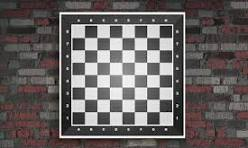
#> input picture chess_board.jpg, 248 x 148 px
$ python step0.py
#> lines starting #> are read from the running program, lines starting #| are printed output that depends on the picture; after the words box and inside, x2 and y2 are one past the last pixel; in counts of white or black regions, pixels touching at a corner belong together
import cv2
import numpy as np
import os

print("ШАГ 1: Загрузка изображения")
print("=" * 40)

# --------------------------------------------------
# НАДЁЖНАЯ ЗАГРУЗКА ФАЙЛА (НЕ ЗАВИСИТ ОТ КАК ЗАПУЩЕН СКРИПТ)
# --------------------------------------------------

BASE_DIR = os.path.dirname(os.path.abspath(__file__))
IMAGE_PATH = os.path.join(BASE_DIR, "chess_board.jpg")

print("Путь к файлу:")
print(IMAGE_PATH)

image = cv2.imread(IMAGE_PATH)
#> image is the input picture: shape (148, 248, 3); mean B, G, R 94.9, 95.8, 101.3

if image is None:
    print("❌ ОШИБКА: файл chess_board.jpg не найден")
    print("Проверь:")
    print("1. Файл лежит рядом с этим .py")
    print("2. Имя файла ТОЧНО chess_board.jpg")
    print("3. Расширение не .png / .jpeg")
    input("Нажмите Enter для выхода...")
    exit()

print("✅ Изображение загружено")
print(f"Размер: {image.shape[1]}x{image.shape[0]}")
#| Размер: 248x148

# --------------------------------------------------
# ШАГ 2: ПРЕДОБРАБОТКА
# --------------------------------------------------

gray = cv2.cvtColor(image, cv2.COLOR_BGR2GRAY)
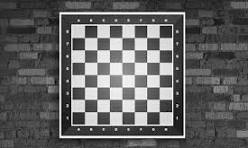
#> gray: shape (148, 248); min 0, max 255, mean 97.4
blur = cv2.GaussianBlur(gray, (5, 5), 0)
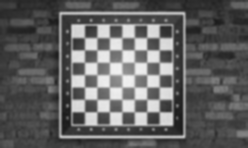
#> blur: shape (148, 248); min 27, max 241, mean 97.4
edges = cv2.Canny(blur, 50, 150)
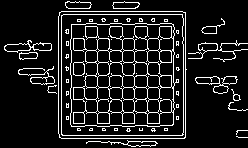
#> edges: shape (148, 248); 11.8% white in thin lines or dots

cv2.imshow("Границы", edges)
cv2.waitKey(0)

# --------------------------------------------------
# ШАГ 3: ПОИСК КОНТУРА ДОСКИ
# --------------------------------------------------

contours, _ = cv2.findContours(
    edges, cv2.RETR_EXTERNAL, cv2.CHAIN_APPROX_SIMPLE
)
#> contours = 15 contours, 4 with area under 20; largest, box (x1, y1, x2, y2) and area: (58, 11, 187, 139) 16115, (195, 76, 238, 94) 328, (4, 40, 52, 53) 293, (18, 66, 55, 85) 156, (65, 1, 92, 9) 152

board_contour = None
max_area = 0

for cnt in contours:
    area = cv2.contourArea(cnt)
    if area > max_area:
        peri = cv2.arcLength(cnt, True)
        approx = cv2.approxPolyDP(cnt, 0.02 * peri, True)

        if len(approx) == 4:
            board_contour = approx
            max_area = area
#> this loop made 15 passes
#> (area, peri, board_contour, max_area) on pass 13: (16115, 505.3, [[59, 12], [59, 137], [184, 138], [185, 12]], 16115)
#> (area, peri, approx) on pass 1: (124.5, 163.5, [[157, 143], [86, 142], [131, 146]])
#> after the loop, max_area = 16115; peri = 505.3

if board_contour is None:
    print("❌ Не удалось найти контур доски")
    input("Нажмите Enter для выхода...")
    exit()

print("✅ Контур доски найден")

debug = image.copy()
cv2.drawContours(debug, [board_contour], -1, (0, 255, 0), 3)
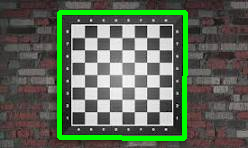
#> debug: shape (148, 248, 3); 6.81% of pixels changed, all inside (x1, y1, x2, y2) = (57, 10, 188, 141)
cv2.imshow("Найденная доска", debug)
cv2.waitKey(0)

# --------------------------------------------------
# ШАГ 4: ВЫРАВНИВАНИЕ ПЕРСПЕКТИВЫ
# --------------------------------------------------

pts = board_contour.reshape(4, 2)
#> pts = [[59, 12], [59, 137], [184, 138], [185, 12]]

def order_points(pts):
    rect = np.zeros((4, 2), dtype="float32")

    s = pts.sum(axis=1)
#> s = [71, 196, 322, 197]
    rect[0] = pts[np.argmin(s)]     # top-left
    rect[2] = pts[np.argmax(s)]     # bottom-right

    diff = np.diff(pts, axis=1)
#> diff = [-47, 78, -46, -173]
    rect[1] = pts[np.argmin(diff)]  # top-right
    rect[3] = pts[np.argmax(diff)]  # bottom-left

    return rect

rect = order_points(pts)
#> rect = [[59, 12], [185, 12], [184, 138], [59, 137]]

BOARD_SIZE = 800

dst = np.array([
    [0, 0],
    [BOARD_SIZE, 0],
    [BOARD_SIZE, BOARD_SIZE],
    [0, BOARD_SIZE]
], dtype="float32")

M = cv2.getPerspectiveTransform(rect, dst)
#> M = [[6.42, 1.39e-16, -378.8], [0, 6.37, -76.43], [6.42e-05, -6.32e-05, 1]]
warped = cv2.warpPerspective(image, M, (BOARD_SIZE, BOARD_SIZE))
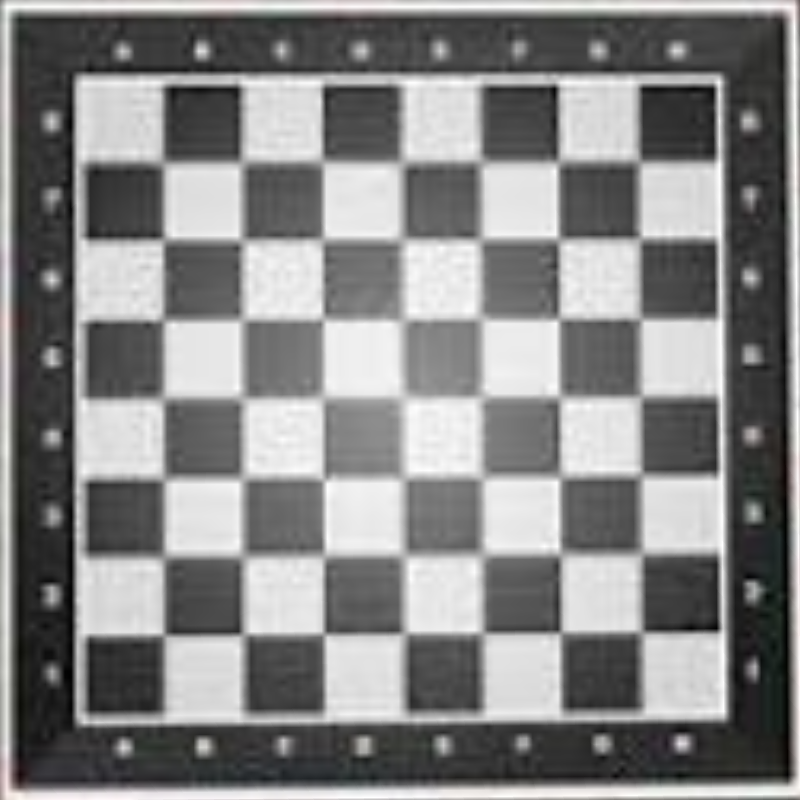
#> warped: shape (800, 800, 3); mean B, G, R 134, 134.2, 134.3

cv2.imshow("Выровненная доска", warped)
cv2.waitKey(0)

# --------------------------------------------------
# ШАГ 5: СЕТКА 8x8
# --------------------------------------------------

cell = BOARD_SIZE // 8
grid = warped.copy()

for row in range(8):
    for col in range(8):
        x1 = col * cell
        y1 = row * cell
        x2 = x1 + cell
        y2 = y1 + cell

        cv2.rectangle(grid, (x1, y1), (x2, y2), (0, 255, 0), 1)
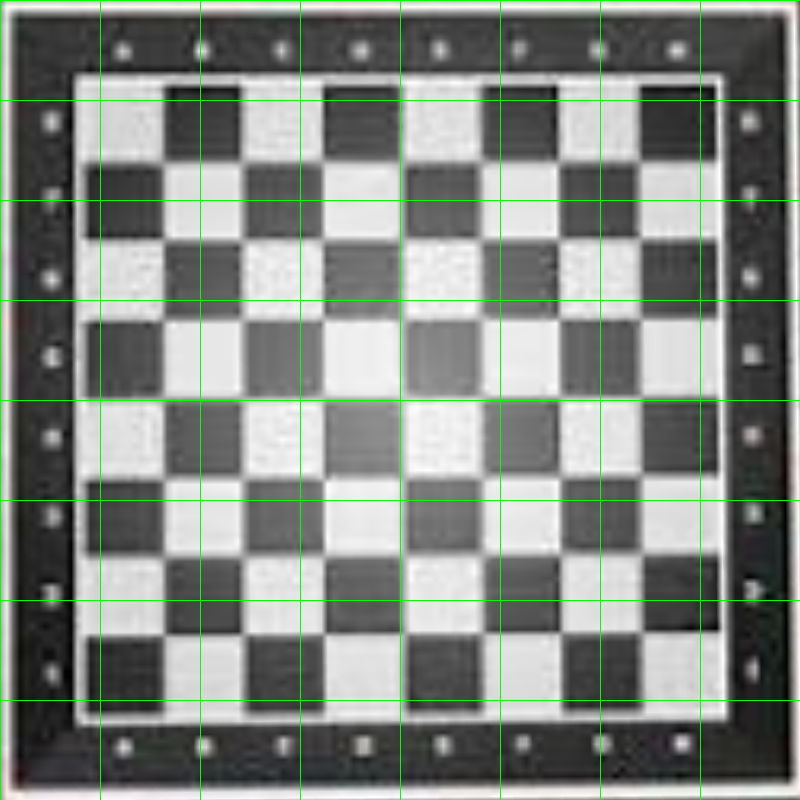
#> grid: shape (800, 800, 3); 1.99% of pixels changed, all inside (x1, y1, x2, y2) = (0, 0, 800, 800)

cv2.imshow("Сетка 8x8", grid)
cv2.waitKey(0)

# --------------------------------------------------
# ШАГ 6: СОХРАНЕНИЕ
# --------------------------------------------------

cv2.imwrite(os.path.join(BASE_DIR, "board_warped.jpg"), warped)
cv2.imwrite(os.path.join(BASE_DIR, "board_grid.jpg"), grid)

print("✅ Готово!")
print("Файлы сохранены:")
print("- board_warped.jpg")
print("- board_grid.jpg")

print("=" * 40)
#> (the run stopped early here; a loop or call above may not have finished)

$ run again, with step1_board_with_grid.jpg copied over chess_board.jpg
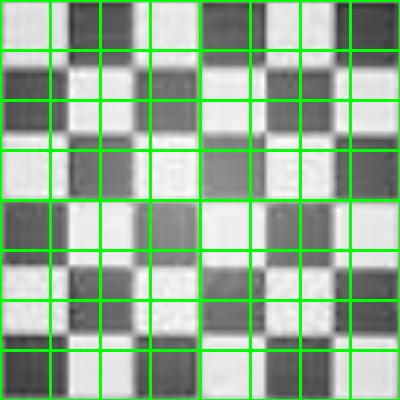
#> input picture step1_board_with_grid.jpg, 400 x 400 px
#> image is the input picture: shape (400, 400, 3); mean B, G, R 147.7, 176.9, 147.5
#| Размер: 400x400
#> `edges = cv2.Canny(blur, 50, 150)`:
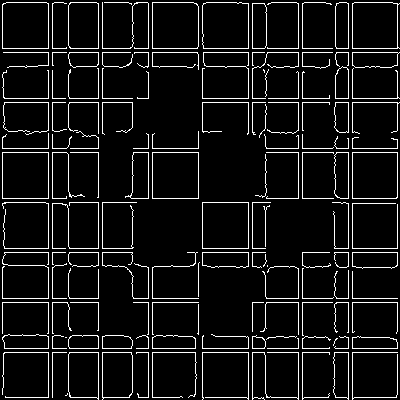
#> edges: shape (400, 400); 7.7% white in thin lines or dots
#> contours = 130 contours, 102 with area under 20; largest, box (x1, y1, x2, y2) and area: (202, 202, 249, 249) 2116, (152, 152, 199, 199) 2116, (2, 152, 49, 199) 2116, (2, 2, 49, 49) 2110, (152, 2, 199, 49) 2107
#> the loop `for cnt in contours:` made 130 passes
#> (area, peri, board_contour, max_area) on passes 9, 10, 62: (1340, 151.3, [[102, 352], [102, 399], [129, 397], [131, 352]], 1340), (1344.5, 151.1, [[69, 352], [69, 396], [98, 399], [98, 352]], 1344.5), (2116, 184, [[202, 202], [202, 248], [248, 248], [248, 202]], 2116)
#> after the loop `for cnt in contours:`: max_area = 2116; peri = 184
#> debug: shape (400, 400, 3); 0.57% of pixels changed, all inside (x1, y1, x2, y2) = (200, 200, 251, 251)
#> pts = [[202, 202], [202, 248], [248, 248], [248, 202]]
#> s = [404, 450, 496, 450]
#> diff = [0, 46, 0, -46]
#> rect = [[202, 202], [248, 202], [248, 248], [202, 248]]
#> M = [[17.39, 0, -3513], [-5.5e-15, 17.39, -3513], [0, 0, 1]]
#> after the loop `for row in range(8):`:
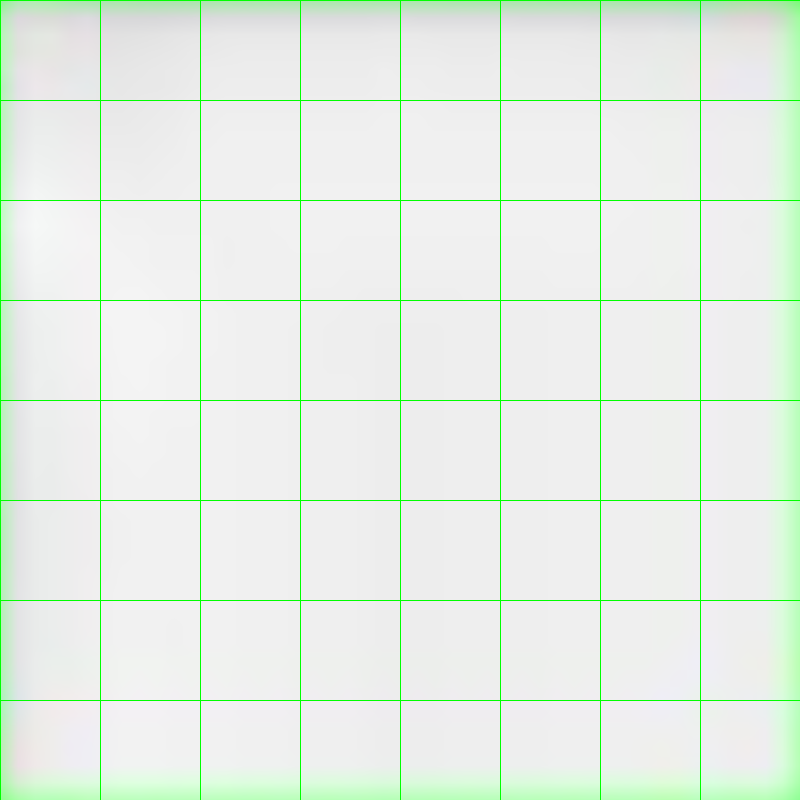
#> grid: shape (800, 800, 3); mean B, G, R 230, 239.2, 229.9
